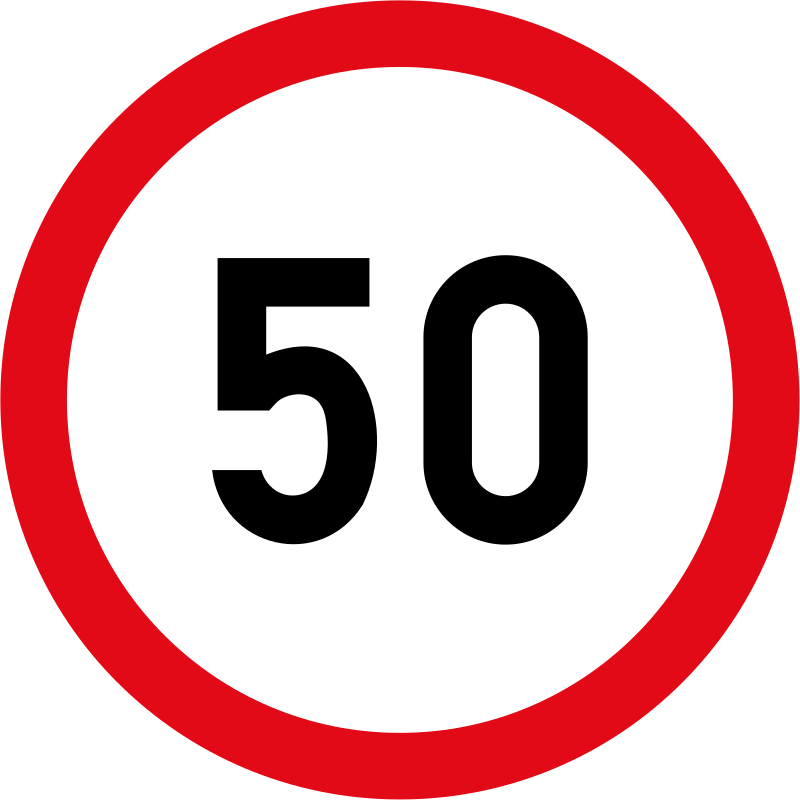
#> input picture base_images/50.jpg, 800 x 800 px, found by its file name
$ python DataRandomizer.py
#> lines starting #> are read from the running program, lines starting #| are printed output that depends on the picture; pictures that were not available may be replaced by others from this repository, and a replacement may not be noted
import numpy as np
import random
from PIL import Image
import os

#define settings
Image_amount = 100
Image_width = 1920
Image_height = 1080

def GenerateImages(destination, base):
    if os.path.isdir(destination) == False:
        os.mkdir(destination)
    #delete files in destination directory for ease of use and
    if len(os.listdir(destination)) > 0:
        for item in os.listdir(destination):
            os.remove(f"{destination}/{item}")

    #load images
    front_image = Image.open(base).convert("RGBA")
#> front_image is the input picture: PIL image 800x800 RGBA; mean R, G, B, A 170.2, 118, 120.9, 199.9
    back_image = Image.new(mode="RGB", size=(Image_width, Image_height), color="white").convert("RGBA")
#> back_image: PIL image 1920x1080 RGBA; every value is 255
    fi_width, fi_height = front_image.size
#> fi_width = 800; fi_height = 800
    bi_width, bi_height = back_image.size
#> bi_width = 1920; bi_height = 1080

    for i in range(Image_amount):
        #randomize the size of the front image
        im_width = im_height = random.randint((fi_height/10), bi_height)
        im = front_image.resize((im_width, im_height))

        max_x = bi_width - (im_width)
        max_y = bi_height - (im_height)

        #check for valid image size
        if max_x < 0 or max_y < 0:
            print("Invalid image size for placement")
            continue

        #randomize the location of the image
        im_x = random.randint(0, max_x)
        im_y = random.randint(0, max_y)

        #merge images together and save
        b_image = back_image.copy()
        b_image.paste(im, (im_x, im_y), im)
        b_image = b_image.convert("RGB")
        b_image.save(f"{destination}/{i}.jpg")

        #give updates to user
        if (i+1)%5 == 0:
            print(f"{i+1} images created")
#> this loop made 100 passes
#> pass 1, in GenerateImages, `b_image = b_image.convert("RGB")`:
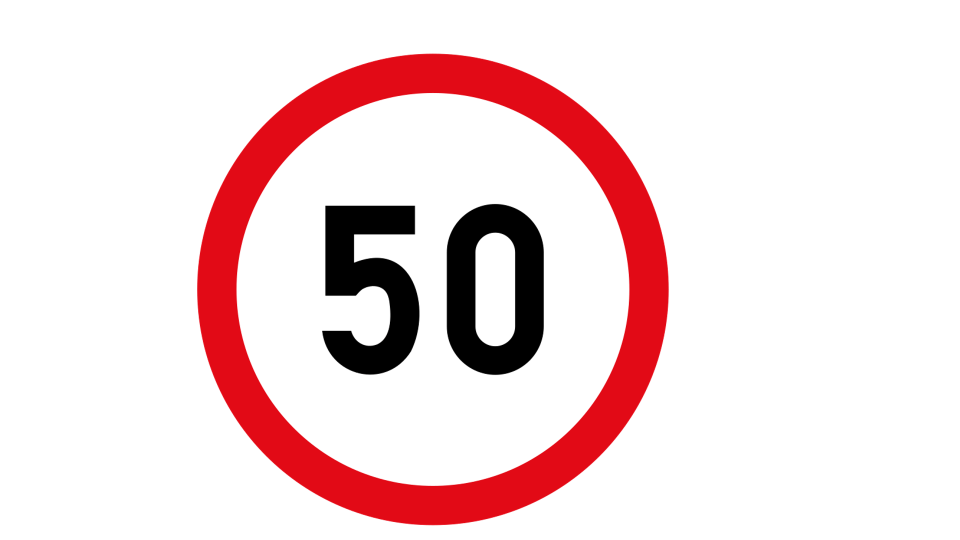
#> b_image: PIL image 1920x1080 RGB (shown at 1/2 size); mean R, G, B 242.1, 219.8, 221
#> pass 2, in GenerateImages, `im = front_image.resize((im_width, im_height))`:
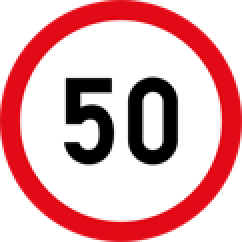
#> im: PIL image 121x121 RGBA (shown 2 times larger); mean R, G, B, A 173.7, 118, 121.1, 199.9; transparent parts drawn white
#> pass 2, in GenerateImages, `b_image = b_image.convert("RGB")`:
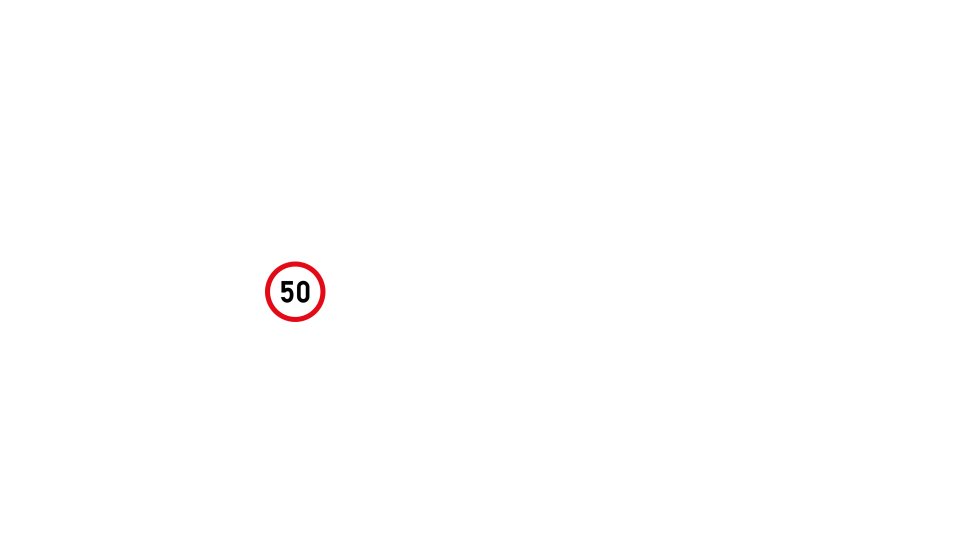
#> b_image: PIL image 1920x1080 RGB (shown at 1/2 size); mean R, G, B 254.8, 254.4, 254.4
#> after the loop:
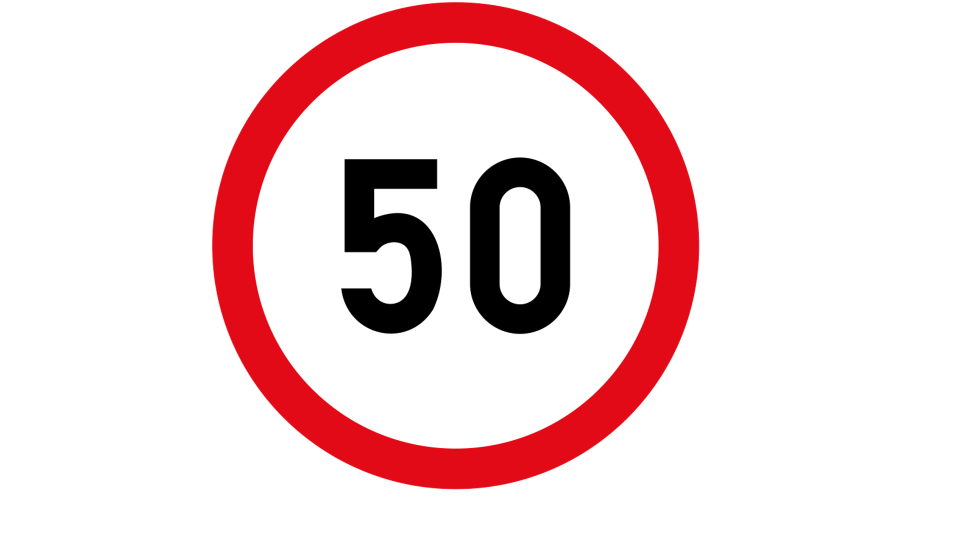
#> b_image: PIL image 1920x1080 RGB (shown at 1/2 size); mean R, G, B 241.2, 217.5, 218.8

def main():
    Image_save_location = "C:/Users/willi/Documents/GitHub/Machine-Learning-PWS/image_destination"
    #Base_image_location = "C:/Users/willi/Documents/GitHub/Machine-Learning-PWS/base_images/100.jpg"
    base_locations = [
        "C:/Users/willi/Documents/GitHub/Machine-Learning-PWS/base_images/50.jpg",
        "C:/Users/willi/Documents/GitHub/Machine-Learning-PWS/base_images/100.jpg"
    ]
    for i in range(len(base_locations)):
        GenerateImages(f"{Image_save_location}/{i}", base_locations[i])
#> pass 2 of the loop in main, `for i in range(len(base_locations)):`:
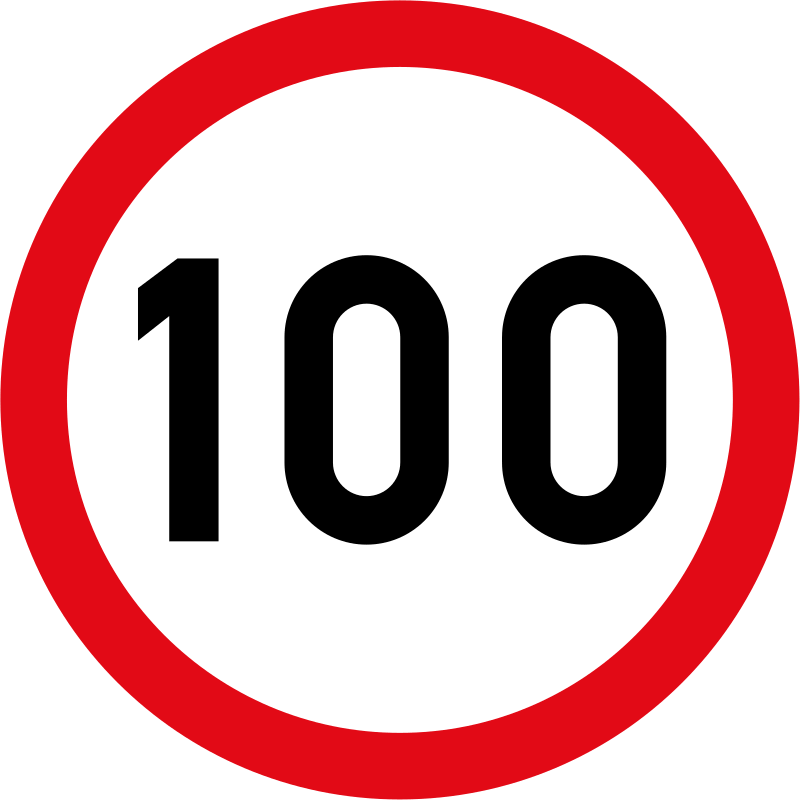
#> input picture base_images/100.jpg, 800 x 800 px, found by its file name
#> in GenerateImages, front_image is the input picture: PIL image 800x800 RGBA; mean R, G, B, A 163.5, 111.3, 114.2, 199.9
#> the loop in GenerateImages (call 2), `for i in range(Image_amount):` made 100 passes
#> pass 1, in GenerateImages (call 2), `b_image = b_image.convert("RGB")`:
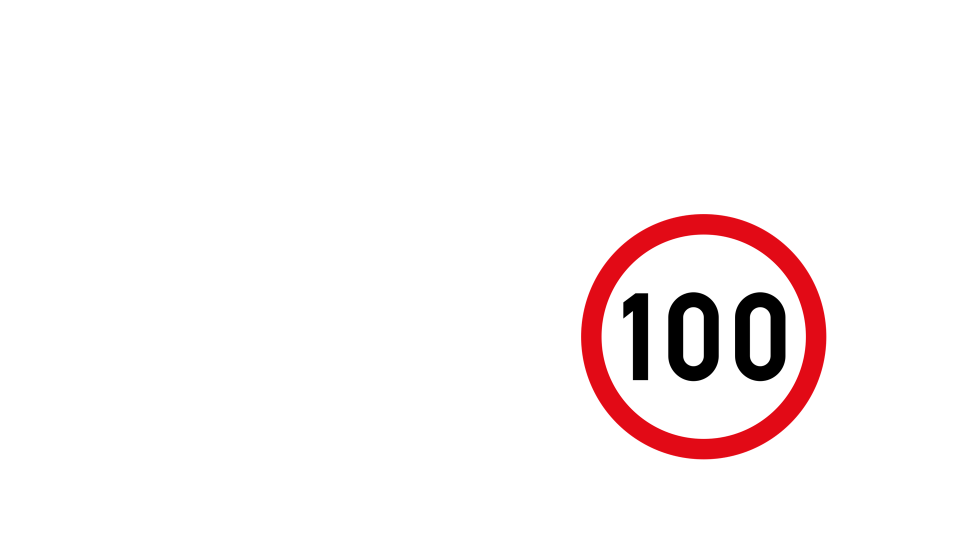
#> b_image: PIL image 1920x1080 RGB (shown at 1/2 size); mean R, G, B 250.7, 244.7, 245
#> after the loop in GenerateImages (call 2), `for i in range(Image_amount):`:
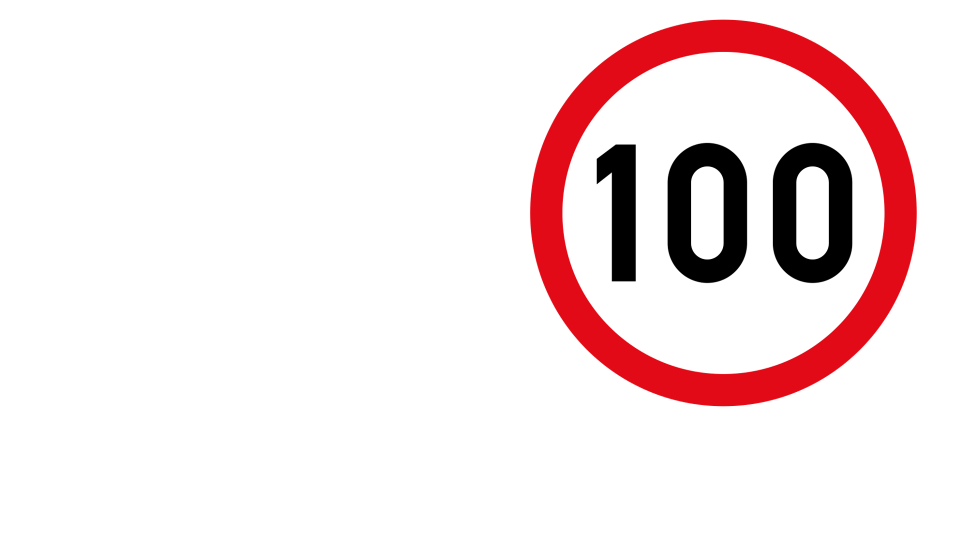
#> b_image: PIL image 1920x1080 RGB (shown at 1/2 size); mean R, G, B 244.4, 229.4, 230.2

    dest = "C:/Users/willi/Documents/GitHub/Machine-Learning-PWS/image_destination"
    print("\nImages per folder:")
    for folder in os.listdir(dest):
        length = len(os.listdir(f"{dest}/{folder}"))
        print(f"{folder}: {length}")
        print("--------------------")

if __name__ == "__main__":
    main()
